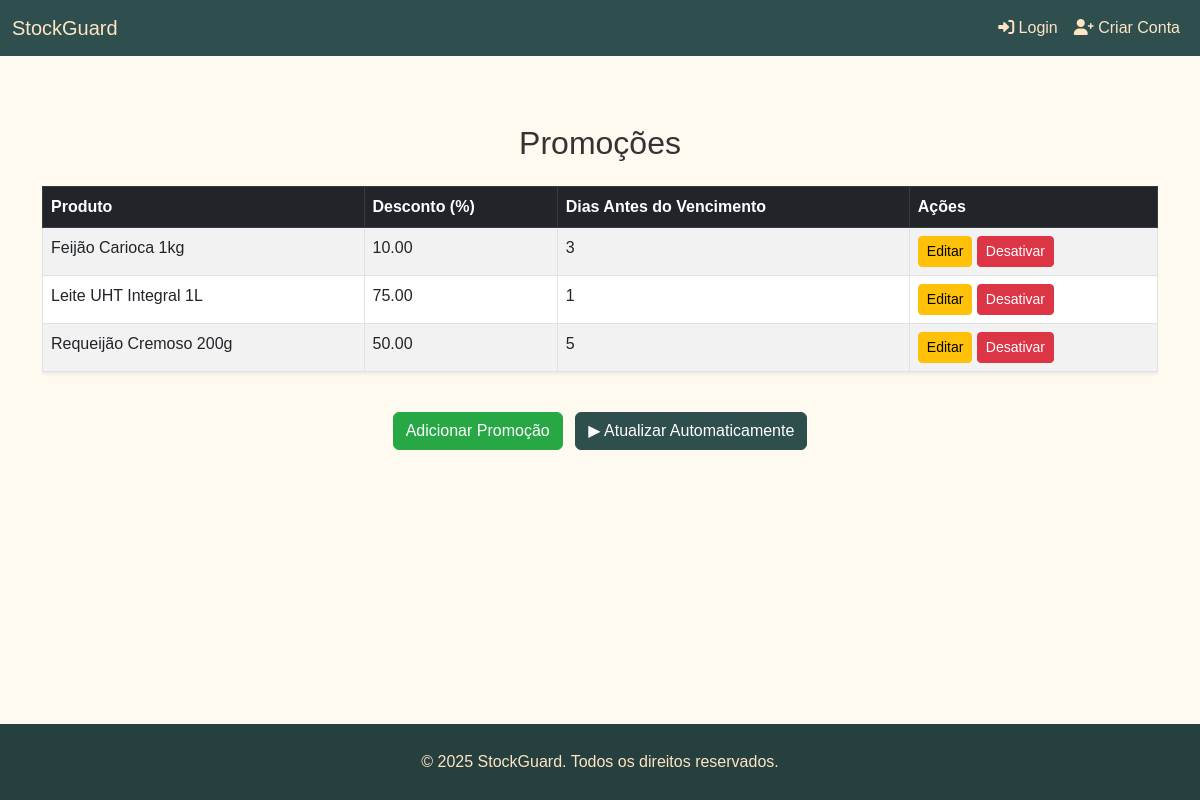
Before: /promocoes/ with the older database file.
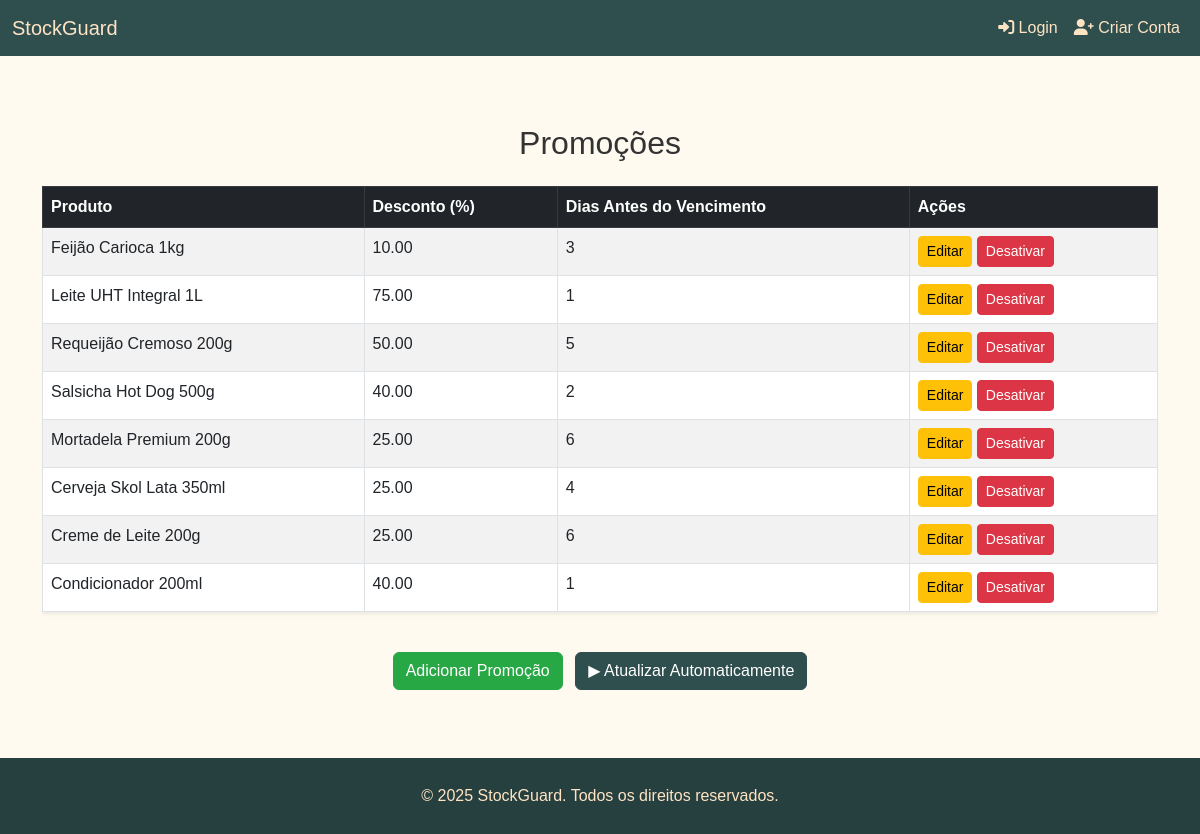
After: the same page with the newer database file.
### promocoes/models.py (models this page shows, shortened)
class RegraDesconto(models.Model):
    produto = models.ForeignKey(Produto, on_delete=models.CASCADE)
    porcentagem_desconto = models.DecimalField(max_digits=5, decimal_places=2)
    dias_antes_vencimento = models.IntegerField()  # Dias antes do vencimento para aplicar o desconto
    ativo = models.BooleanField(default=True)

### estoque/models.py (models this page shows, shortened)
class Produto(models.Model):
    nome = models.CharField(max_length=100)
    categoria = models.CharField(max_length=50)
    validade = models.DateField()
    quantidade = models.IntegerField()
    fornecedor = models.CharField(max_length=100)
    preco_unitario = models.DecimalField(max_digits=10, decimal_places=2, default=0.0)

### promocoes/views.py (the view)
# urls.py: path('', views.lista_promocoes, name='lista_promocoes'),
def lista_promocoes(request):
    promocoes = RegraDesconto.objects.filter(ativo=True)
    return render(request, 'promocoes/lista_promocoes.html', {'promocoes': promocoes})

### templates/promocoes/lista_promocoes.html
{% extends 'base.html' %}
{% block content %}
<div class="container mt-5">
    <h2 class="text-center mb-4">Promoções</h2>
    <div class="table-responsive">
        <table class="table table-hover table-bordered shadow-sm table-striped">
            <thead class="table-dark">
                <tr>
                    <th>Produto</th>
                    <th>Desconto (%)</th>
                    <th>Dias Antes do Vencimento</th>
                    <th>Ações</th>
                </tr>
            </thead>
            <tbody>
                {% for promocao in promocoes %}
                <tr>
                    <td>{{ promocao.produto.nome }}</td>
                    <td>{{ promocao.porcentagem_desconto }}</td>
                    <td>{{ promocao.dias_antes_vencimento }}</td>
                    <td>
                        <a href="{% url 'editar_promocao' promocao.id %}" class="btn btn-sm btn-warning">Editar</a>
                        <a href="{% url 'excluir_promocao' promocao.id %}" class="btn btn-sm btn-danger">Desativar</a>
                    </td>
                </tr>
                {% endfor %}
            </tbody>
        </table>
    </div>
    <div class="text-center mt-4">
        <a href="{% url 'adicionar_promocao' %}" class="btn btn-success">Adicionar Promoção</a>
        <a href="{% url 'atualizar_promocoes' %}" class="btn btn-primary ms-2">
            ▶ Atualizar Automaticamente
        </a>
    </div>
</div>
{% endblock %}

### templates/base.html (shortened to what this page needs)
<!DOCTYPE html>
{% load static %}
<html lang="pt-br">
<head>
    <link href="https://cdn.jsdelivr.net/npm/bootstrap@5.3.0/dist/css/bootstrap.min.css" rel="stylesheet">
    <link href="https://cdnjs.cloudflare.com/ajax/libs/font-awesome/6.0.0-beta3/css/all.min.css" rel="stylesheet">
    <link rel="stylesheet" href="{% static 'css/styles.css' %}?v=4">
</head>
<body>
    <header>
        {% if user.is_authenticated %}
        <nav class="navbar navbar-expand-lg navbar-dark bg-dark">
            <div class="container-fluid">
                <a class="navbar-brand" href="{% url 'dashboard' %}">StockGuard</a>
                <button class="navbar-toggler" type="button" data-bs-toggle="collapse" data-bs-target="#navbarNav" aria-controls="navbarNav" aria-expanded="false" aria-label="Toggle navigation">
                    <span class="navbar-toggler-icon"></span>
                </button>
                <div class="collapse navbar-collapse" id="navbarNav">
                    <ul class="navbar-nav me-auto mb-2 mb-lg-0">
                        <li class="nav-item">
                            <a class="nav-link" href="{% url 'dashboard' %}"><i class="fas fa-home"></i> Dashboard</a>
                        </li>
                        <li class="nav-item">
                            <a class="nav-link" href="{% url 'lista_produtos' %}"><i class="fas fa-box"></i> Estoque</a>
                        </li>
                        <li class="nav-item">
                            <a class="nav-link" href="{% url 'lista_promocoes' %}"><i class="fas fa-tags"></i> Promoções</a>
                        </li>
                        <li class="nav-item">
                            <a class="nav-link" href="{% url 'lista_doacoes' %}"><i class="fas fa-hand-holding-heart"></i> Doações</a>
                        </li>
                        <li class="nav-item">
                            <a class="nav-link" href="{% url 'relatorio_desperdicio' %}"><i class="fas fa-chart-bar"></i> Relatórios</a>
                        </li>
                    </ul>
                    <ul class="navbar-nav ms-auto">
                        <li class="nav-item">
                            <a class="nav-link" href="{% url 'logout' %}"><i class="fas fa-sign-out-alt"></i> Logout</a>
                        </li>
                    </ul>
                </div>
            </div>
        </nav>
        {% else %}
        <nav class="navbar navbar-expand-lg navbar-dark bg-dark">
            <div class="container-fluid">
                <a class="navbar-brand" href="#">StockGuard</a>
                <ul class="navbar-nav ms-auto">
                    <li class="nav-item">
                        <a class="nav-link" href="{% url 'login' %}"><i class="fas fa-sign-in-alt"></i> Login</a>
                    </li>
                    <li class="nav-item">
                        <a class="nav-link" href="{% url 'criar_conta' %}"><i class="fas fa-user-plus"></i> Criar Conta</a>
                    </li>
                </ul>
            </div>
        </nav>
        {% endif %}
    </header>
    <main>
        {% block content %}
        {% endblock %}
    </main>
    <footer class="footer mt-5 ">
        <div class="container text-center py-3">
            <p class="mb-0">&copy; 2025 StockGuard. Todos os direitos reservados.</p>
        </div>
    </footer>
</body>
</html>

### static/css/styles.css (style rules this page uses)
html, body { height: 100%; margin: 0; display: flex; flex-direction: column; background-color: #fffaf0; color: #333; font-family: Arial, sans-serif; }
.navbar { background-color: darkslategrey !important; }
.navbar-brand, .nav-link { color: bisque !important; }
main { flex: 1; padding: 20px 0; }
.footer { background-color: rgb(38, 63, 63) !important; color: bisque; text-align: center; padding: 10px 0; width: 100%; margin-top: auto; }
.footer p { margin: 0; }
.btn-primary { background-color: darkslategrey; border-color: darkslategrey; }
.btn-danger { background-color: #dc3545; border-color: #dc3545; }
.btn-success { background-color: #28a745; border-color: #28a745; }

Changed rows visible on the page:
added RegraDesconto: produto.nome "Salsicha Hot Dog 500g", porcentagem_desconto "40.00", dias_antes_vencimento "2"
added RegraDesconto: produto.nome "Mortadela Premium 200g", porcentagem_desconto "25.00", dias_antes_vencimento "6"
added RegraDesconto: produto.nome "Cerveja Skol Lata 350ml", porcentagem_desconto "25.00", dias_antes_vencimento "4"
added RegraDesconto: produto.nome "Creme de Leite 200g", porcentagem_desconto "25.00", dias_antes_vencimento "6"
added RegraDesconto: produto.nome "Condicionador 200ml", porcentagem_desconto "40.00", dias_antes_vencimento "1"
